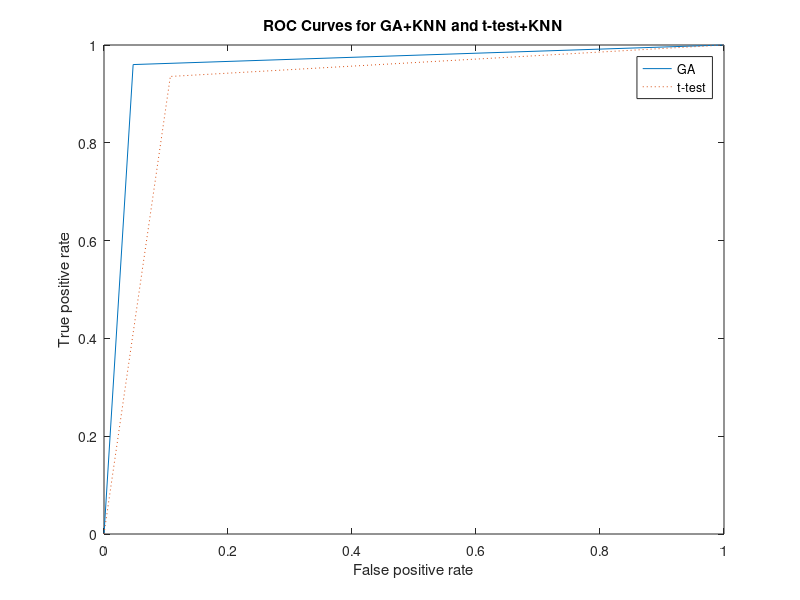

Here is the MATLAB script that generated this plot:
x=[0,0.0470,1];
y=[0,0.96,1];
x1=[0,0.107,1];
y1=[0,0.9357,1];
figure();
plot(x,y,x1,y1,':');


legend('GA','t-test','Location','Best')
xlabel('False positive rate'); ylabel('True positive rate');
title('ROC Curves for GA+KNN and t-test+KNN');
AUC = trapz(x,y);
fprintf('  AUC for GA:  %.4f\n',AUC );
AUC1 = trapz(x1,y1);
fprintf('  AUC for t-test:  %.4f\n',AUC1 );


